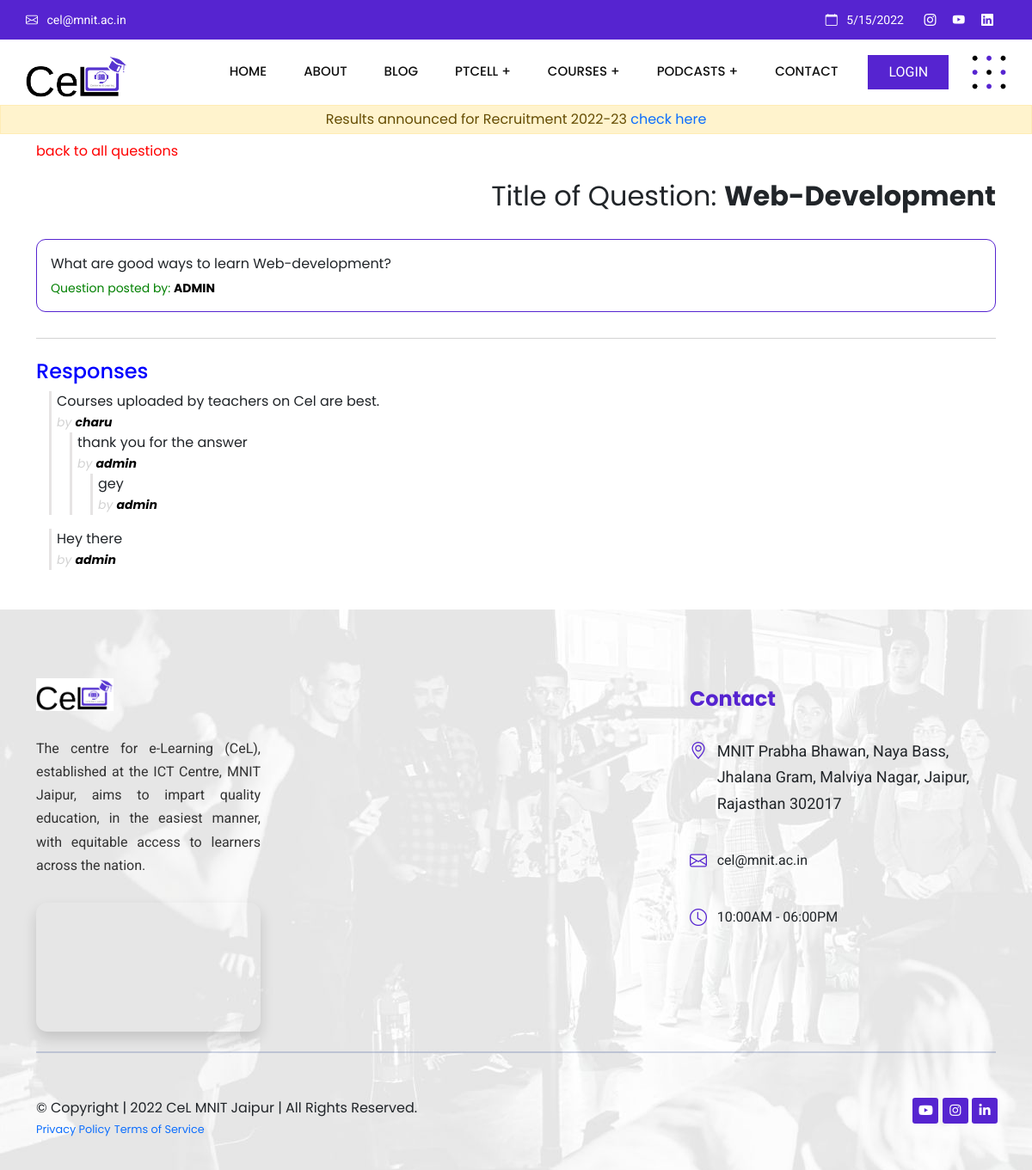
Before: /question/1 with the older database file.
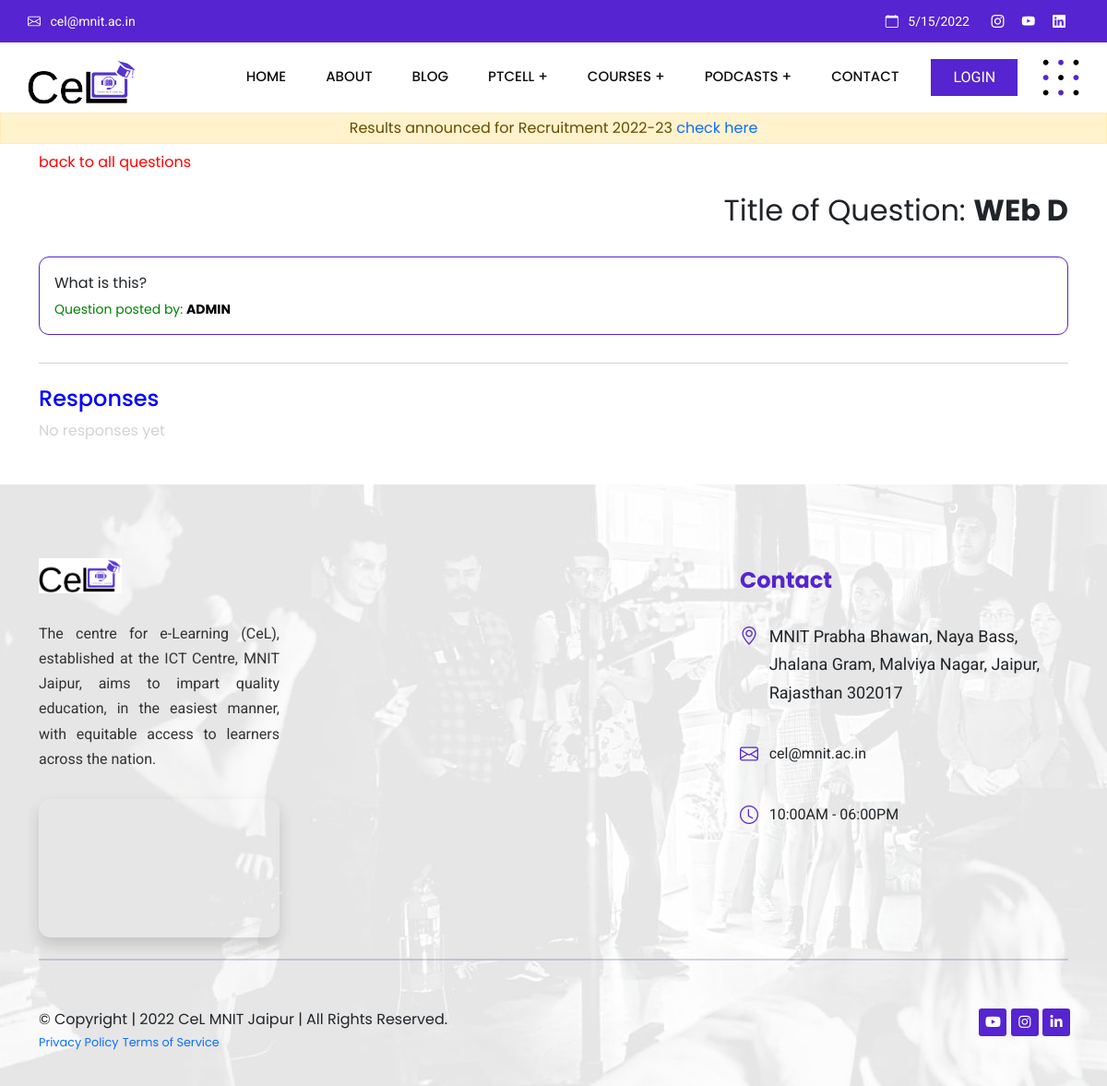
After: the same page with the newer database file.
### myapp/models.py (models this page shows, shortened)
class Question(models.Model):
    author = models.ForeignKey(User, null=False, on_delete=models.CASCADE)
    title = models.CharField(max_length=200, null=False)
    body = models.TextField(null=False)
    created_at = models.DateTimeField(auto_now_add=True)
    updated_at = models.DateTimeField(auto_now=True)
    def get_responses(self):
        return self.responses.filter(parent=None)

class Response(models.Model):
    user = models.ForeignKey(User, null=False, on_delete=models.CASCADE)
    question = models.ForeignKey(Question, null=False, on_delete=models.CASCADE, related_name='responses')
    parent = models.ForeignKey('self', null=True, blank=True, on_delete=models.CASCADE)
    body = models.TextField(null=False)
    created_at = models.DateTimeField(auto_now_add=True)
    updated_at = models.DateTimeField(auto_now=True)
    def get_responses(self):
        return Response.objects.filter(parent=self)

### myapp/views.py (the view, shortened to what this page needs)
# urls.py: path('question/<int:id>', views.questionPage, name='question'),
def questionPage(request, id):
    response_form = NewResponseForm()
    reply_form = NewReplyForm()
    question = Question.objects.get(id=id)
    context = {
        'question': question,
        'response_form': response_form,
        'reply_form': reply_form,
    }
    return render(request, 'question.html', context)

### templates/question.html (shortened to what this page needs)
{% extends 'base.html' %}
{% block content %}
<section class="container ">
  <a style="text-decoration: none;color: red;" href="/allquestions">back to all questions</a>
  <div class="page question-page">
    <div class="text-end py-3">
      <p class="" style="display: inline;font-size:2rem">Title of Question: <b style="display: inline">{{question.title}}</b></p>
    </div>
    <div style="margin-top: 10px;" class="question-bar p-3">
      <p class="question-body">{{question.body}}</p>
      <p class="question-author mb-0" style="color:green">Question posted by: <span
          style="color:black; text-transform:uppercase;font-weight:bold;">{{question.author.username}}</span></p>
    </div>
    <div class="responses-container">
      <h4 class="responses-container-heading mt-4" style="color:blue;">Responses</h4>
      {% if not question.responses.all %}
      <p class="no-responses-text">No responses yet</p>
      {% else %}
      {% for response in question.get_responses %}
      {% include 'response.html' with response=response %}
      {% endfor %}
      {% endif %}
    </div>
  </div>
</section>
{% endblock %}

### templates/response.html (shortened to what this page needs)
<blockquote id="{{response.id}}">
  <p class="response-body">{{response.body}}</p>
  <small class="response-author">by <span style="font-weight: bold;color: #000;">{{response.user.username}}</span></small>
  {% for children in response.get_responses %}
  {% include 'response.html' with response=children %}
  {% endfor %}
</blockquote>

Changed rows visible on the page:
removed Response: body "Courses uploaded by teachers on Cel are best.", user.username "charu", shown under "Responses"
removed Response: body "thank you for the answer", user.username "admin", shown under "Courses uploaded by teachers on Cel are best."
removed Response: body "gey", user.username "admin", shown under "thank you for the answer"
removed Response: body "Hey there", user.username "admin", shown under "Responses"
changed Question "ADMIN": title "Web-Development" → "WEb D"; body "What are good ways to learn Web-development?" → "What is this?"
Other visible differences:
text now shown: "No responses yet"
